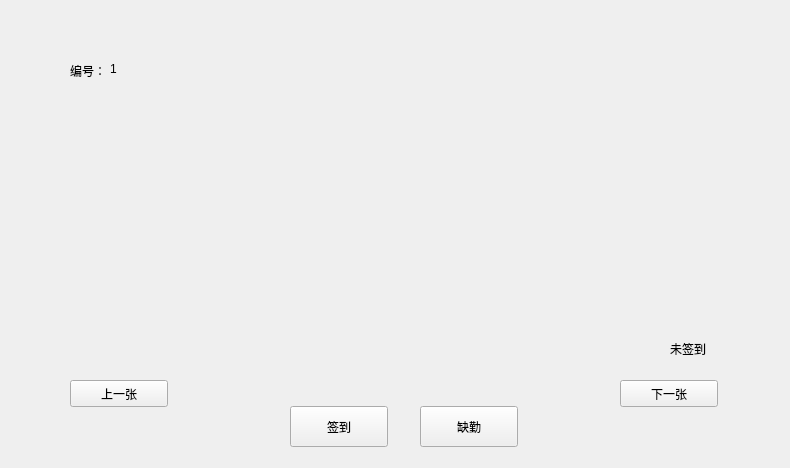
<?xml version="1.0" encoding="UTF-8"?>
<ui version="4.0">
 <class>widget</class>
 <widget class="QWidget" name="widget">
  <property name="geometry">
   <rect>
    <x>0</x>
    <y>0</y>
    <width>790</width>
    <height>468</height>
   </rect>
  </property>
  <property name="windowTitle">
   <string>Widget</string>
  </property>
  <widget class="QLabel" name="label">
   <property name="geometry">
    <rect>
     <x>150</x>
     <y>50</y>
     <width>500</width>
     <height>300</height>
    </rect>
   </property>
   <property name="styleSheet">
    <string notr="true"/>
   </property>
   <property name="text">
    <string/>
   </property>
  </widget>
  <widget class="QPushButton" name="pushButton_d">
   <property name="geometry">
    <rect>
     <x>290</x>
     <y>406</y>
     <width>98</width>
     <height>41</height>
    </rect>
   </property>
   <property name="text">
    <string>签到</string>
   </property>
  </widget>
  <widget class="QPushButton" name="pushButton_q">
   <property name="geometry">
    <rect>
     <x>420</x>
     <y>406</y>
     <width>98</width>
     <height>41</height>
    </rect>
   </property>
   <property name="text">
    <string>缺勤</string>
   </property>
  </widget>
  <widget class="QPushButton" name="pushButton_l">
   <property name="geometry">
    <rect>
     <x>70</x>
     <y>380</y>
     <width>98</width>
     <height>27</height>
    </rect>
   </property>
   <property name="text">
    <string>上一张</string>
   </property>
  </widget>
  <widget class="QPushButton" name="pushButton_r">
   <property name="enabled">
    <bool>true</bool>
   </property>
   <property name="geometry">
    <rect>
     <x>620</x>
     <y>380</y>
     <width>98</width>
     <height>27</height>
    </rect>
   </property>
   <property name="text">
    <string>下一张</string>
   </property>
  </widget>
  <widget class="QLabel" name="result">
   <property name="enabled">
    <bool>true</bool>
   </property>
   <property name="geometry">
    <rect>
     <x>670</x>
     <y>340</y>
     <width>66</width>
     <height>17</height>
    </rect>
   </property>
   <property name="text">
    <string>未签到</string>
   </property>
  </widget>
  <widget class="QLabel" name="label_2">
   <property name="geometry">
    <rect>
     <x>70</x>
     <y>60</y>
     <width>41</width>
     <height>21</height>
    </rect>
   </property>
   <property name="text">
    <string>编号：</string>
   </property>
  </widget>
  <widget class="QLabel" name="label_index">
   <property name="geometry">
    <rect>
     <x>110</x>
     <y>60</y>
     <width>41</width>
     <height>17</height>
    </rect>
   </property>
   <property name="text">
    <string>1</string>
   </property>
  </widget>
 </widget>
 <layoutdefault spacing="6" margin="11"/>
 <resources/>
 <connections/>
</ui>
